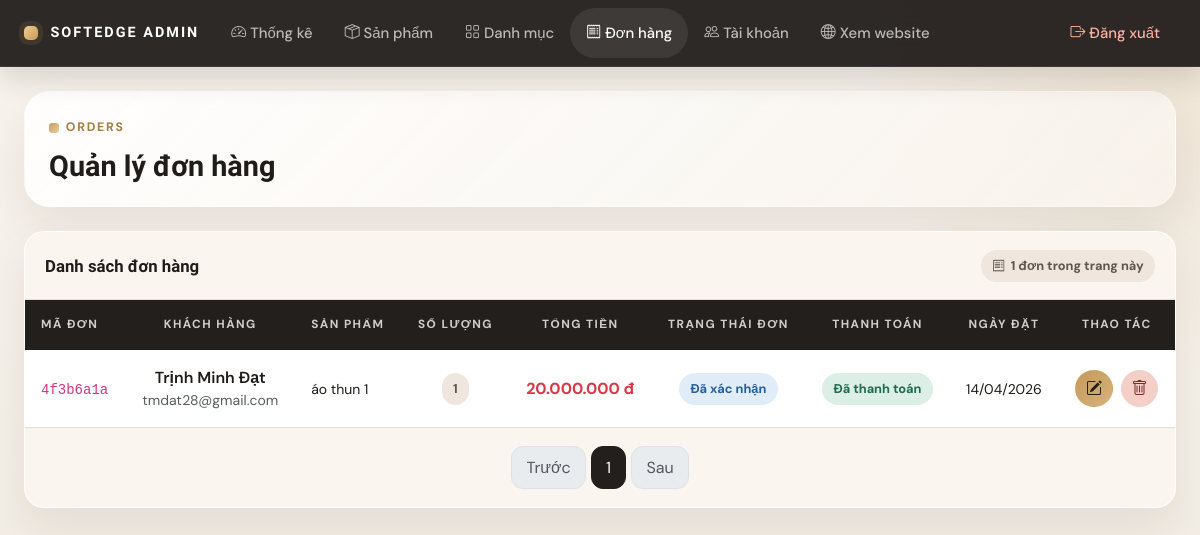
The app's page /admin/orders (signed in) with its own data.
### tables this page shows
CREATE TABLE `orders` (
  `order_id` varchar(36) NOT NULL,
  `customer_id` varchar(36) NOT NULL,
  `address_id` varchar(36) DEFAULT NULL,
  `promotion_id` varchar(36) DEFAULT NULL,
  `order_date` datetime NOT NULL DEFAULT current_timestamp(),
  `total_amount` decimal(12,2) NOT NULL DEFAULT 0.00,
  `discount_amount` decimal(12,2) NOT NULL DEFAULT 0.00,
  `final_amount` decimal(12,2) NOT NULL DEFAULT 0.00,
  `order_status` enum('pending','confirmed','shipped','delivered','cancelled') NOT NULL DEFAULT 'pending',
  `payment_status` enum('pending','paid','failed','refunded') NOT NULL DEFAULT 'pending'
);

### routes.php (called while the page is built)
<?php
$routes = [
    'GET /' => 'HomeController@index',
    'GET /productdetail/{id}' => 'ProductController@detail',
    'POST /productdetail/{id}/review' => 'ProductController@submitReview',
    'GET /api/products' => 'ApiController@getProducts',
    'GET /api/categories' => 'ApiController@getCategories',
    'GET /api/cart' => 'ApiController@getCart',
    'POST /api/cart/add' => 'ApiController@addToCart',
    'POST /api/cart/update' => 'ApiController@updateCartItem',
    'POST /api/cart/remove' => 'ApiController@removeFromCart',
    'POST /api/checkout' => 'OrderController@processCheckout',
    'POST /api/auth/login' => 'UserController@loginApi',
    'GET /admin/login' => 'AdminController@login',
    'POST /admin/login' => 'AdminController@login',
    'GET /admin/logout' => 'AdminController@logout',
    'GET /admin' => 'AdminController@dashboard',
    'GET /admin/dashboard' => 'AdminController@dashboard',
    'GET /admin/products' => 'AdminController@products',
    'POST /admin/products/save' => 'AdminController@saveProduct',
    'GET /admin/products/delete' => 'AdminController@deleteProduct',
    'GET /admin/categories' => 'AdminController@categories',
    'POST /admin/categories/save' => 'AdminController@saveCategory',
    'GET /admin/categories/delete' => 'AdminController@deleteCategory',
    'GET /admin/users' => 'AdminController@users',
    'GET /admin/users/delete' => 'AdminController@deleteUser',
    'GET /admin/orders' => 'AdminController@orders',
    'POST /admin/orders/update' => 'AdminController@updateOrderStatus',
    'GET /admin/orders/delete' => 'AdminController@deleteOrder',
    'GET /register' => 'UserController@register',
    'POST /register' => 'UserController@register',
    'GET /logout' => 'UserController@logout',
    'GET /pay' => 'OrderController@checkout',
    'POST /api/payment' => 'OrderController@processPayment',
];
return $routes;

### app/controllers/AdminController.php (called while the page is built, shortened)
<?php
class AdminController {
    public function orders() {
        $db = Database::getInstance()->getConnection();
        $page = max(1, (int)($_GET['page'] ?? 1));
        $limit = 10;
        $offset = ($page - 1) * $limit;
        $countStmt = $db->query("SELECT COUNT(*) AS total FROM orders");
        $countRow = $countStmt->fetch(PDO::FETCH_ASSOC);
        $totalOrders = (int)$countRow['total'];
        $totalPages = max(1, ceil($totalOrders / $limit));
        $ordersStmt = $db->prepare(
            "SELECT o.*, u.full_name, u.phone, u.email,
                    GROUP_CONCAT(DISTINCT p.product_name SEPARATOR ', ') AS product_names,
                    SUM(oi.quantity) AS total_items
             FROM orders o
             LEFT JOIN customers c ON o.customer_id = c.customer_id
             LEFT JOIN users u ON c.user_id = u.user_id
             LEFT JOIN order_items oi ON o.order_id = oi.order_id
             LEFT JOIN product_variants pv ON oi.variant_id = pv.variant_id
             LEFT JOIN products p ON pv.product_id = p.product_id
             GROUP BY o.order_id
             ORDER BY o.order_date DESC
             LIMIT :limit OFFSET :offset"
        );
        $ordersStmt->bindValue(':limit', $limit, PDO::PARAM_INT);
        $ordersStmt->bindValue(':offset', $offset, PDO::PARAM_INT);
        $ordersStmt->execute();
        $orders = $ordersStmt->fetchAll(PDO::FETCH_ASSOC);
        require BASE_PATH . '/app/views/admin/orders.php';
    }
}

### app/views/admin/orders.php (the view, shortened to what this page needs)
<?php
require __DIR__ . '/partials/head.php';
?>
<body class="admin-body">
<?php require __DIR__ . '/partials/navbar.php'; ?>
<main class="admin-shell">
    <div class="container-fluid px-3 px-lg-4">
        <section class="admin-hero">
            <div class="admin-kicker">Orders</div>
            <h1 class="admin-title">Quản lý đơn hàng</h1>
        </section>
        <section class="panel">
            <div class="panel-header d-flex flex-column flex-lg-row justify-content-between align-items-lg-center gap-3">
                <div>
                    <h2 class="panel-title">Danh sách đơn hàng</h2>
                </div>
                <span class="soft-badge soft-badge--neutral">
                    <i class="bi bi-receipt"></i><?= count($orders) ?> đơn trong trang này
                </span>
            </div>
            <div class="table-responsive">
                <table class="table table-hover align-middle text-center table-admin">
                    <thead>
                        <tr>
                            <th class="text-start">Mã đơn</th>
                            <th>Khách hàng</th>
                            <th class="text-start">Sản phẩm</th>
                            <th>Số lượng</th>
                            <th>Tổng tiền</th>
                            <th>Trạng thái đơn</th>
                            <th>Thanh toán</th>
                            <th>Ngày đặt</th>
                            <th>Thao tác</th>
                        </tr>
                    </thead>
                    <tbody>
                        <?php foreach ($orders as $order): ?>
                            <tr>
                                <td class="text-start"><code><?= substr($order['order_id'], 0, 8) ?></code></td>
                                <td>
                                    <div class="fw-semibold"><?= htmlspecialchars($order['full_name'] ?? 'N/A') ?></div>
                                    <div class="text-muted small"><?= htmlspecialchars($order['email'] ?? '') ?></div>
                                </td>
                                <td class="text-start"><small><?= htmlspecialchars(substr($order['product_names'] ?? 'N/A', 0, 50)) ?></small></td>
                                <td><span class="soft-badge soft-badge--neutral"><?= $order['total_items'] ?? 0 ?></span></td>
                                <td class="fw-bold text-danger"><?= number_format($order['final_amount'], 0, ',', '.') ?> đ</td>
                                <td>
                                    <span class="soft-badge status-badge badge-<?= $order['order_status'] ?>">
                                        <?php
                                        $statusNames = [
                                            'pending'   => 'Chờ xác nhận',
                                            'confirmed' => 'Đã xác nhận',
                                            'shipped'   => 'Đang vận chuyển',
                                            'delivered' => 'Đã giao',
                                            'cancelled' => 'Đã hủy',
                                        ];
                                        echo $statusNames[$order['order_status']] ?? $order['order_status'];
                                        ?>
                                    </span>
                                </td>
                                <td>
                                    <span class="soft-badge status-badge badge-<?= $order['payment_status'] ?>">
                                        <?php
                                        $paymentNames = [
                                            'pending'  => 'Chờ thanh toán',
                                            'paid'     => 'Đã thanh toán',
                                            'failed'   => 'Thanh toán thất bại',
                                            'refunded' => 'Đã hoàn tiền',
                                        ];
                                        echo $paymentNames[$order['payment_status']] ?? $order['payment_status'];
                                        ?>
                                    </span>
                                </td>
                                <td><small><?= date('d/m/Y', strtotime($order['order_date'])) ?></small></td>
                                <td>
                                    <div class="d-inline-flex gap-2">
                                        <button class="btn btn-primary btn-icon" data-bs-toggle="modal" data-bs-target="#updateModal" onclick='setOrderData(<?= htmlspecialchars(json_encode($order), ENT_QUOTES, 'UTF-8') ?>)'>
                                            <i class="bi bi-pencil-square"></i>
                                        </button>
                                        <a href="<?= BASE_URL ?>/admin/orders/delete?delete=<?= urlencode($order['order_id']) ?>" class="btn btn-danger btn-icon" onclick="return confirm('Bạn có chắc chắn muốn xóa đơn hàng này?')">
                                            <i class="bi bi-trash"></i>
                                        </a>
                                    </div>
                                </td>
                            </tr>
                        <?php endforeach; ?>
                    </tbody>
                </table>
            </div>
            <div class="panel-footer">
                <nav>
                    <ul class="pagination justify-content-center mb-0">
                        <li class="page-item <?= ($page <= 1) ? 'disabled' : '' ?>">
                            <a class="page-link" href="?page=<?= $page - 1 ?>">Trước</a>
                        </li>
                        <?php for ($i = 1; $i <= $totalPages; $i++): ?>
                            <li class="page-item <?= ($i == $page) ? 'active' : '' ?>">
                                <a class="page-link" href="?page=<?= $i ?>"><?= $i ?></a>
                            </li>
                        <?php endfor; ?>
                        <li class="page-item <?= ($page >= $totalPages) ? 'disabled' : '' ?>">
                            <a class="page-link" href="?page=<?= $page + 1 ?>">Sau</a>
                        </li>
                    </ul>
                </nav>
            </div>
        </section>
    </div>
</main>
</body>
</html>

### index.php (shortened to what this page needs)
<?php
$routes = require_once BASE_PATH . '/routes.php';
$method = $_SERVER['REQUEST_METHOD'];
$uri    = parse_url($_SERVER['REQUEST_URI'], PHP_URL_PATH);
$uri = '/' . trim($uri, '/');
foreach ($routes as $route => $handler) {
    [$routeMethod, $routePath] = explode(' ', $route, 2);
    $pattern = preg_replace('/\{[a-z_]+\}/', '([^/]+)', $routePath);
    $pattern = '#^' . $pattern . '$#';
    if ($routeMethod === $method && preg_match($pattern, $uri, $matches)) {
        array_shift($matches);
        [$controllerName, $action] = explode('@', $handler);
        $controller = new $controllerName();
        call_user_func_array([$controller, $action], $matches);
        break;
    }
}

### admin.css (style rules this page uses)
:root { --admin-bg: #f4efe7; --admin-surface: #fffdf9; --admin-surface-strong: #f8f3ec; --admin-ink: #201c1a; --admin-muted: #746a62; --admin-border: #e7ddd0; --admin-accent: #c49a5a; --admin-accent-deep: #a67c42; --admin-success: #1f6b4f; --admin-danger: #a53f2b; --admin-warning: #9a6618; --admin-info: #245f9d; --admin-radius: 20px; --admin-shadow: 0 20px 45px rgba(44, 28, 14, 0.08); }
body.admin-body { min-height: 100vh; background: radial-gradient(circle at top right, rgba(196, 154, 90, 0.18), transparent 26%), linear-gradient(180deg, #f8f3ed 0%, var(--admin-bg) 56%, #f0e9de 100%); color: var(--admin-ink); font-family: "DM Sans", sans-serif; }
.admin-shell { padding: 1.5rem 0 2rem; }
.admin-hero { margin-bottom: 1.5rem; padding: 1.5rem; border: 1px solid rgba(255, 255, 255, 0.4); border-radius: calc(var(--admin-radius) + 6px); background: linear-gradient(135deg, rgba(255, 255, 255, 0.92), rgba(248, 243, 236, 0.86)), linear-gradient(135deg, rgba(196, 154, 90, 0.08), transparent 55%); box-shadow: var(--admin-shadow); }
.admin-kicker { display: inline-flex; align-items: center; gap: 0.45rem; margin-bottom: 0.85rem; color: var(--admin-accent-deep); font-size: 0.77rem; font-weight: 700; letter-spacing: 0.14em; text-transform: uppercase; }
.admin-kicker::before { content: ""; width: 0.6rem; height: 0.6rem; border-radius: 0.2rem; background: linear-gradient(135deg, var(--admin-accent), #ebd1a6); }
.admin-title { margin: 0; font-family: "Be Vietnam Pro", sans-serif; font-size: clamp(1.8rem, 2vw, 2.5rem); font-weight: 800; line-height: 1.1; }
.metric-card, .panel, .info-card { border: 1px solid rgba(255, 255, 255, 0.45); border-radius: var(--admin-radius); background: var(--admin-surface); box-shadow: var(--admin-shadow); }
.panel { overflow: hidden; }
.panel-header, .panel-footer { padding: 1.1rem 1.25rem; background: rgba(248, 243, 236, 0.72); border-bottom: 1px solid var(--admin-border); }
.panel-footer { border-top: 1px solid var(--admin-border); border-bottom: 0; }
.panel-title { margin: 0; font-family: "Be Vietnam Pro", sans-serif; font-size: 1.05rem; font-weight: 700; }
.table-admin { margin-bottom: 0; }
.table-admin thead th { background: #231f1c !important; color: rgba(255, 255, 255, 0.78) !important; border: 0 !important; padding: 1rem !important; font-size: 0.74rem; font-weight: 700; letter-spacing: 0.12em; text-transform: uppercase; white-space: nowrap; }
.table-admin tbody td { padding: 1rem !important; border-color: var(--admin-border) !important; vertical-align: middle; color: var(--admin-ink); }
.table-admin tbody tr:last-child td { border-bottom: 0; }
.soft-badge { display: inline-flex; align-items: center; gap: 0.35rem; padding: 0.4rem 0.7rem; border-radius: 999px; font-size: 0.8rem; font-weight: 700; }
.soft-badge--neutral { background: #efe7dd; color: #5f554d; }
.status-badge { border: 0; }
.badge-confirmed { background: #e0edf9; color: var(--admin-info); }
.badge-delivered, .badge-paid { background: #dcefe7; color: var(--admin-success); }
.btn { border-radius: 999px; font-weight: 600; }
.btn-primary { background: linear-gradient(135deg, var(--admin-accent) 0%, #d7b27a 100%); border-color: transparent; color: #241d17; }
.btn-danger { background: #f4cfc7; border-color: #f4cfc7; color: #7e2e1f; }
.btn-icon { width: 2.35rem; height: 2.35rem; display: inline-flex; align-items: center; justify-content: center; padding: 0; }
.pagination { gap: 0.35rem; }
.page-link { border: 1px solid var(--admin-border); color: var(--admin-muted); border-radius: 12px !important; padding: 0.55rem 0.9rem; background: #fff; }
.page-item.active .page-link { background: #231f1c; border-color: #231f1c; }

### records on screen
orders: order_id "4f3b6a1a", full_name "Trịnh Minh Đạt", email "tmdat28@gmail.com", product_names "áo thun 1", total_items "1", final_amount "20.000.000", order_status "Đã xác nhận", payment_status "Đã thanh toán", order_date "14/04/2026"

### other values on screen
$item['label'] "Thống kê"
$item['label'] "Sản phẩm"
$item['label'] "Danh mục"
$item['label'] "Đơn hàng"
$item['label'] "Tài khoản"
count($orders) "1"
